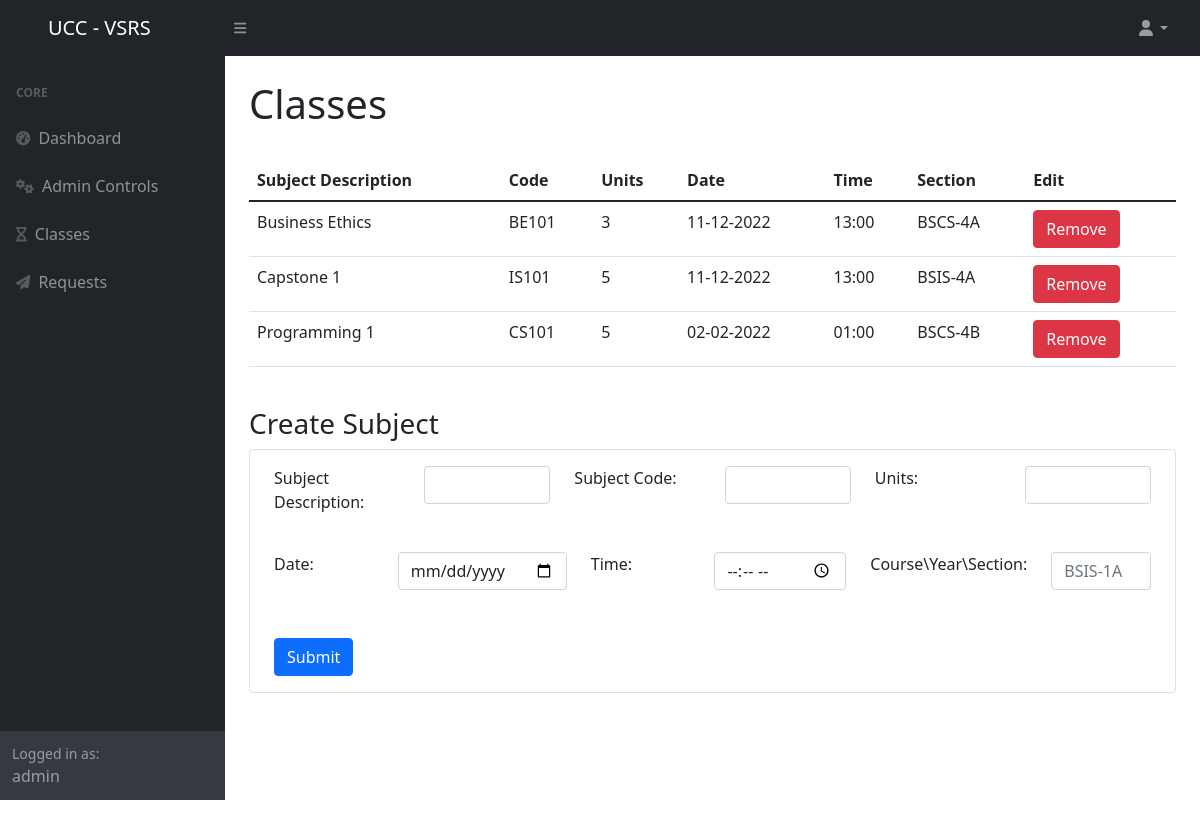
/links/classes.php (signed in), run on the app's committed database.
### tables this page shows
CREATE TABLE `subjectlist` (
  `SubjDesc` varchar(50) NOT NULL,
  `SubCode` varchar(10) NOT NULL,
  `SubUnits` int(11) NOT NULL,
  `SubDate` varchar(50) NOT NULL,
  `SubTime` varchar(20) NOT NULL,
  `studentBody` varchar(20) NOT NULL
);

### links/database.php (called while the page is built, shortened)
<?php
    class DataConnector{
        public $connection;
        function __construct(){
            $this->servername = "localhost";
            $this->username = "root";
            $this->password = "";
            $this->connection = new mysqli(
                $this->servername,
                $this->username,
                $this->password,
                "software_engineering"
            );
        }
        function select($table, $where_clause){
            return $this->connection->query(
                "SELECT * FROM "
                . $table
                . " WHERE "
                . $where_clause
                .  " ;"
            );
        }
    }
?>

### links/classes.php (the view, shortened to what this page needs)
<?php
    include_once 'database.php';
    $connector = new DataConnector();
?>
<!DOCTYPE html>
<html lang="en">
    <head>
        <link href="https://cdn.jsdelivr.net/npm/simple-datatables@latest/dist/style.css" rel="stylesheet" />
        <link href="../css/styles.css" rel="stylesheet" />
    </head>
    <body class="sb-nav-fixed">
        <nav class="sb-topnav navbar navbar-expand navbar-dark bg-dark">
            <a class="navbar-brand ps-5" href="#">UCC - VSRS</a>
            <button class="btn btn-link btn-sm order-1 order-lg-0 me-4 me-lg-0" id="sidebarToggle" href="#!"><i class="fas fa-bars"></i></button>
            <ul class="navbar-nav ms-auto ms-md-0 me-3 me-lg-4">
                <li class="nav-item dropdown">
                    <a class="nav-link dropdown-toggle" id="navbarDropdown" href="#" role="button" data-bs-toggle="dropdown" aria-expanded="false"><i class="fas fa-user fa-fw"></i></a>
                </li>
            </ul>
        </nav>
        <div id="layoutSidenav">
            <div id="layoutSidenav_nav">
                <nav class="sb-sidenav accordion sb-sidenav-dark" id="sidenavAccordion">
                    <div class="sb-sidenav-menu">
                        <div class="nav">
                            <div class="sb-sidenav-menu-heading">Core</div>
                            <a class="nav-link" href="adminDashboard.php">
                                <div class="sb-nav-link-icon"><i class="fas fa-tachometer-alt"></i></div>
                                Dashboard
                            </a>
                            <a class='nav-link' href='adminControls.php'>
                                <div class='sb-nav-link-icon'><i class='fas fa-gears'></i></div>
                                Admin Controls
                            </a>
                            <a class='nav-link' href='classes.php'>
                                <div class='sb-nav-link-icon'><i class='fas fa-hourglass'></i></div>
                                Classes
                            </a>
                            <a class="nav-link" href="requests.php">
                                <div class="sb-nav-link-icon"><i class="fas fa-paper-plane"></i></div>
                                Requests
                            </a>
                        </div>
                    </div>
                    <div class="sb-sidenav-footer">
                        <div class="small">Logged in as:</div>
                        <?php echo $_SESSION['logged'];?>
                    </div>
                </nav>
            </div>
            <div id="layoutSidenav_content">
                <main>
                    <div class="container-fluid px-4">
                        <h1 class="mt-4">Classes</h1>
                        <br>
                        <table class="container table">
                            <thead>
                                <tr>
                                    <th>Subject Description</th>
                                    <th>Code</th>
                                    <th>Units</th>
                                    <th>Date</th>
                                    <th>Time</th>
                                    <th>Section</th>
                                    <th>Edit</th>
                                </tr>
                            </thead>
                            <tbody>
                                <?php
                                    $subs = $connector->select("subjectlist", "1");
                                    while ($row = $subs->fetch_assoc()) {
                                        echo "<tr>";
                                        echo "<td>";
                                        echo $row['SubjDesc'];
                                        echo "</td>";
                                        echo "<td>";
                                        echo $row['SubCode'];
                                        echo "</td>";
                                        echo "<td>";
                                        echo $row['SubUnits'];
                                        echo "</td>";
                                        echo "<td>";
                                        echo $row['SubDate'];
                                        echo "</td>";
                                        echo "<td>";
                                        echo $row['SubTime'];
                                        echo "</td>";
                                        echo "<td>";
                                        echo $row['studentBody'];
                                        echo "</td>";
                                        echo "<td>";
                                        echo "<button class='btn btn-danger' onclick='deleteSub(this)'>Remove</button>";
                                        echo "</td>";
                                        echo "</tr>";
                                    }
                                ?>
                            </tbody>
                        </table>
                        <br>
                        <h3>Create Subject</h3>
                        <div class="row justify-content-center">
                            <div class="col">
                                <form class="justify-content-center container border border-2-secondary rounded rounded-2 py-3" action="saveSub.php" method="post">
                                    <div class="row">
                                        <div class="col">
                                            <label>Subject Description: </label>
                                        </div>
                                        <div class="col">
                                            <input type="text" class="form-control" name="subdesc" id="subdesc" value="" required>
                                        </div>
                                        <div class="col">
                                            <label>Subject Code: </label>
                                        </div>
                                        <div class="col">
                                            <input type="text" class="form-control" name="subcode" id="subcode" value="" required>
                                        </div>
                                        <div class="col">
                                            <label>Units: </label>
                                        </div>
                                        <div class="col">
                                            <input type="number" class="form-control" name="subunits" id="subunits" value="" required><br><br>
                                        </div>
                                    </div>
                                    <div class="row">
                                        <div class="col">
                                            <label>Date: </label>
                                        </div>
                                        <div class="col">
                                            <input type="date" class="form-control" name="subdate" min='1901-01-01' value="" required>
                                        </div>
                                        <div class="col">
                                            <label>Time: </label>
                                        </div>
                                        <div class="col">
                                            <input type="time" class="form-control" name="subtime" value="" required>
                                        </div>
                                        <div class="col">
                                            <label>Course\Year\Section: </label>
                                        </div>
                                        <div class="col">
                                            <input type="text" class="form-control" name="subsection" id="subsection" value="" placeholder="BSIS-1A" required><br><br>
                                        </div>
                                    </div>
                                    <input class="btn btn-primary" type="submit" name="submit" value="Submit">
                                </form>
                            </div>
                        </div>
                        <br><br><br><br><br><br>
                    </div>
                </main>
            </div>
        </div>
        <link rel="stylesheet" href="https://cdnjs.cloudflare.com/ajax/libs/toastr.js/latest/toastr.min.css">
        </body>
</html>
<?php include_once 'toaster.php'; ?>

### data on the page
subjectlist: SubjDesc "Business Ethics", SubCode "BE101", SubUnits "3", SubDate "11-12-2022", SubTime "13:00", studentBody "BSCS-4A"
subjectlist: SubjDesc "Capstone 1", SubCode "IS101", SubUnits "5", SubDate "11-12-2022", SubTime "13:00", studentBody "BSIS-4A"
subjectlist: SubjDesc "Programming 1", SubCode "CS101", SubUnits "5", SubDate "02-02-2022", SubTime "01:00", studentBody "BSCS-4B"

### other printed values
$_SESSION['logged'] "admin"
